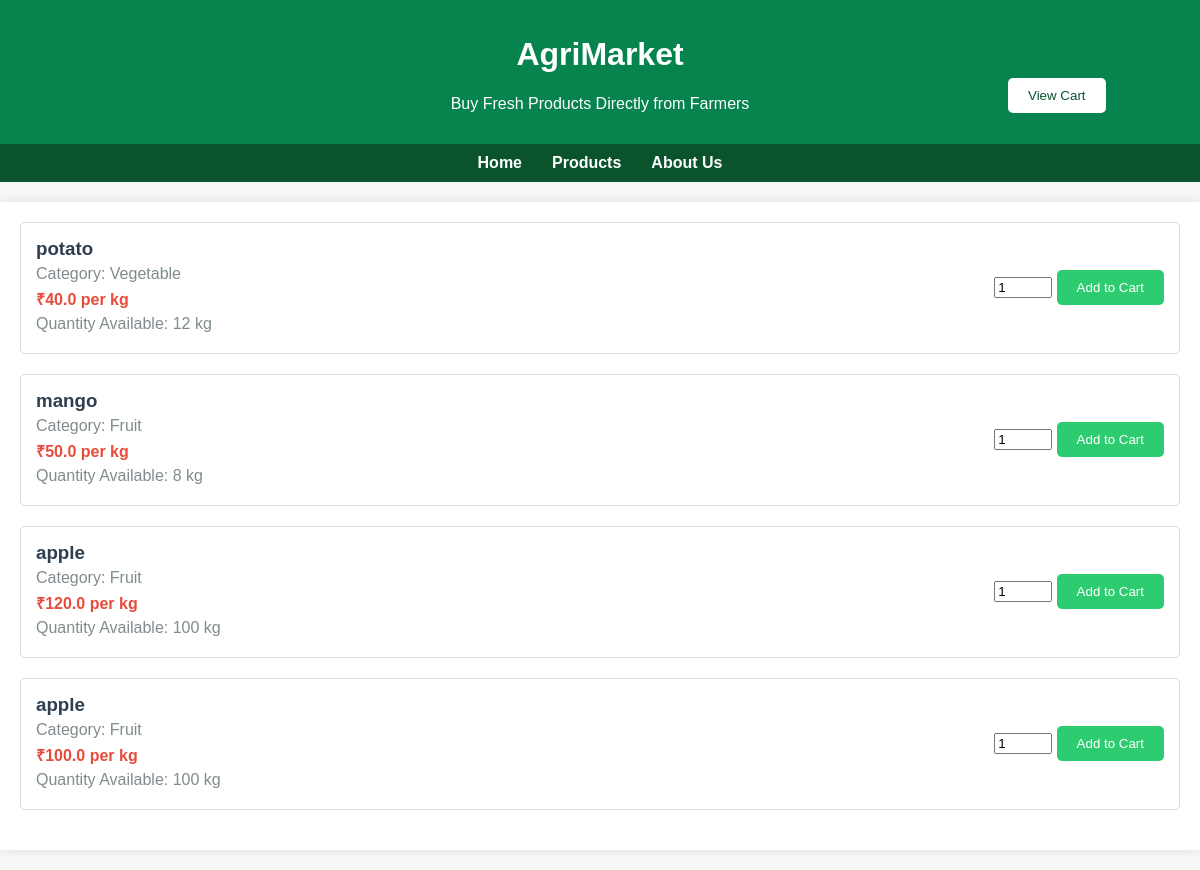
Page /products on the committed database.
### app.py (models this page shows, shortened)
class Products(db.Model):
    product_id = db.Column(db.Integer, primary_key=True, autoincrement=True)
    fid = db.Column(db.Integer, db.ForeignKey('farmers.fid'), nullable=False)
    product_name = db.Column(db.String(100), nullable=False)
    price = db.Column(db.Float, nullable=False)
    quantity = db.Column(db.Integer, nullable=False)
    category = db.Column(db.String(50), nullable=False)

### app.py (the view)
@app.route('/products')
def products():
    all_products = Products.query.all()
    return render_template('products.html', products=all_products)

### templates/products.html (shortened to what this page needs)
<!DOCTYPE html>
<html lang="en">
<head>
</head>
<body>
    <header >
        <h1>AgriMarket</h1>
        <p>Buy Fresh Products Directly from Farmers</p>
        <a href="/view_cart" class="view">
            <button type="button">View Cart</button>
        </a>
    </header>
    <nav>
        <a href="{{ url_for('homepage') }}">Home</a>
        <a href="{{ url_for('products') }}">Products</a>
        <a href="{{ url_for('about') }}">About Us</a>
    </nav>
    <div class="container">
        {% for product in products %}
        <div class="product-card">
            <div class="details">
                <h3>{{ product.product_name }}</h3>
                <p>Category: {{ product.category }}</p>
                <p class="price">₹{{ product.price }} per kg</p>
                <p>Quantity Available: {{ product.quantity }} kg</p>
            </div>
            <form action="{{ url_for('add_to_cart') }}" method="POST">
                <input type="number" name="quantity" value="1" min="1" style="width: 50px;">
                <button type="submit" {% if product.quantity == 0 %}disabled{% endif %}>Add to Cart</button>
            </form>
        </div>
        {% else %}
        <p>No products available at the moment.</p>
        {% endfor %}
    </div>
</body>
</html>

### templates/products.html (style rules this page uses)
body { font-family: Arial, sans-serif; background-color: #f7f7f7; margin: 0; padding: 0; }
header { background-color: rgb(7, 132, 78); color: #fff; padding: 15px 0; text-align: center; }
.view button { display: flex; justify-content: end; align-items: end; padding: 10px 20px; background-color: white; color: rgb(10, 83, 45); border: none; border-radius: 5px; cursor: pointer; margin-left: 84%; bottom: 87%; position: absolute; }
nav { display: flex; justify-content: center; background-color: rgb(10, 83, 45); padding: 10px 0; }
nav a { color: #fff; margin: 0 15px; text-decoration: none; font-weight: bold; }
.container { max-width: 1200px; margin: 20px auto; padding: 20px; background-color: #fff; box-shadow: 0 0 10px rgba(0, 0, 0, 0.1); }
.product-card { border: 1px solid #ddd; border-radius: 5px; padding: 15px; margin-bottom: 20px; display: flex; justify-content: space-between; align-items: center; }
.product-card .details { flex-grow: 1; }
.product-card h3 { margin: 0; color: #2c3e50; }
.product-card p { margin: 5px 0; color: #7f8c8d; }
.product-card .price { font-weight: bold; color: #e74c3c; }
.product-card button { padding: 10px 20px; background-color: #2ecc71; color: #fff; border: none; border-radius: 5px; cursor: pointer; }

### rows in the picture
Products: product_name "potato", category "Vegetable", price "40.0", quantity "12"
Products: product_name "mango", category "Fruit", price "50.0", quantity "8"
Products: product_name "apple", category "Fruit", price "120.0", quantity "100"
Products: product_name "apple", category "Fruit", price "100.0", quantity "100"
